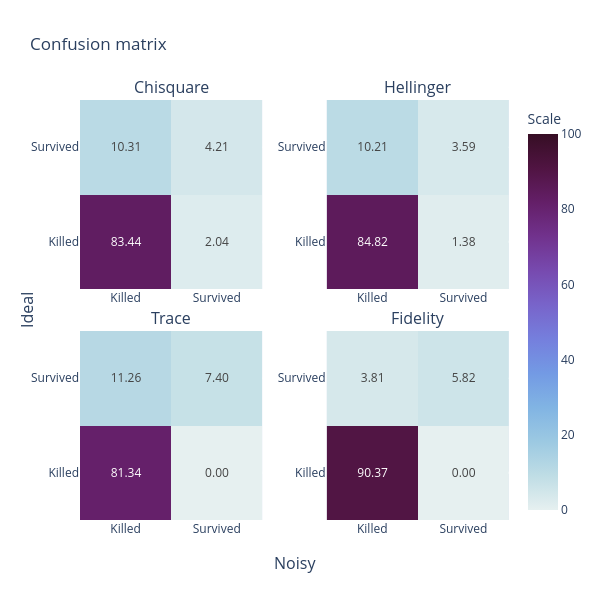

The code cell stored with this chart in its notebook:
### Code cell
fig = make_subplots(rows=2, cols=2,
                    subplot_titles=('Chisquare', 'Hellinger', 'Trace', 'Fidelity'), x_title='Noisy', y_title='Ideal', horizontal_spacing=0.15,vertical_spacing=0.1)
# Define a function to create a heatmap with annotations
def create_heatmap(data, row, col, showscale):
    fig.add_trace(
        go.Heatmap(
            z=data,
            text=data,  # Use the same data for annotations
            colorscale='Dense',
            colorbar=dict(title='Scale'),
            zmin=0, zmax=100,
            showscale=showscale,
            texttemplate='%{text:.2f}',  # Format the text annotations
            textfont=dict(size=12)
        ),
        row=row, col=col
    )
    
    fig.update_xaxes(tickvals=[0, 1], ticktext=['Killed', 'Survived'], row=row, col=col)
    fig.update_yaxes(tickvals=[0, 1], ticktext=['Killed', 'Survived'], row=row, col=col)

# Add heatmaps to subplots
create_heatmap(confusion_matrix_chisquare, row=1, col=1, showscale=True)
create_heatmap(confusion_matrix_hellinger, row=1, col=2, showscale=False)
create_heatmap(confusion_matrix_trace, row=2, col=1, showscale=False)
create_heatmap(confusion_matrix_fidelity, row=2, col=2, showscale=False)

fig.update_layout(
    title_text='Confusion matrix',
    height=600,
    width=600,
    showlegend=False
)

fig.show()

### Figure 1 — Plotly figure (JSON) as saved in the notebook; plotly's stock layout.template omitted (floating-point values rounded to 4 significant figures)
{"data": [{"colorbar": {"title": {"text": "Scale"}}, "colorscale": [[0.0, "rgb(230, 240, 240)"], [0.09091, "rgb(191, 221, 229)"], [0.1818, "rgb(156, 201, 226)"], [0.2727, "rgb(129, 180, 227)"], [0.3636, "rgb(115, 154, 228)"], [0.4545, "rgb(117, 127, 221)"], [0.5455, "rgb(120, 100, 202)"], [0.6364, "rgb(119, 74, 175)"], [0.7273, "rgb(113, 50, 141)"], [0.8182, "rgb(100, 31, 104)"], [0.9091, "rgb(80, 20, 66)"], [1.0, "rgb(54, 14, 36)"]], "showscale": true, "text": [[83.44, 2.039], [10.31, 4.211]], "textfont": {"size": 12}, "texttemplate": "%{text:.2f}", "z": [[83.44, 2.039], [10.31, 4.211]], "zmax": 100, "zmin": 0, "type": "heatmap", "xaxis": "x", "yaxis": "y"}, {"colorbar": {"title": {"text": "Scale"}}, "colorscale": [[0.0, "rgb(230, 240, 240)"], [0.09091, "rgb(191, 221, 229)"], [0.1818, "rgb(156, 201, 226)"], [0.2727, "rgb(129, 180, 227)"], [0.3636, "rgb(115, 154, 228)"], [0.4545, "rgb(117, 127, 221)"], [0.5455, "rgb(120, 100, 202)"], [0.6364, "rgb(119, 74, 175)"], [0.7273, "rgb(113, 50, 141)"], [0.8182, "rgb(100, 31, 104)"], [0.9091, "rgb(80, 20, 66)"], [1.0, "rgb(54, 14, 36)"]], "showscale": false, "text": [[84.82, 1.384], [10.21, 3.586]], "textfont": {"size": 12}, "texttemplate": "%{text:.2f}", "z": [[84.82, 1.384], [10.21, 3.586]], "zmax": 100, "zmin": 0, "type": "heatmap", "xaxis": "x2", "yaxis": "y2"}, {"colorbar": {"title": {"text": "Scale"}}, "colorscale": [[0.0, "rgb(230, 240, 240)"], [0.09091, "rgb(191, 221, 229)"], [0.1818, "rgb(156, 201, 226)"], [0.2727, "rgb(129, 180, 227)"], [0.3636, "rgb(115, 154, 228)"], [0.4545, "rgb(117, 127, 221)"], [0.5455, "rgb(120, 100, 202)"], [0.6364, "rgb(119, 74, 175)"], [0.7273, "rgb(113, 50, 141)"], [0.8182, "rgb(100, 31, 104)"], [0.9091, "rgb(80, 20, 66)"], [1.0, "rgb(54, 14, 36)"]], "showscale": false, "text": [[81.34, 0.0], [11.26, 7.396]], "textfont": {"size": 12}, "texttemplate": "%{text:.2f}", "z": [[81.34, 0.0], [11.26, 7.396]], "zmax": 100, "zmin": 0, "type": "heatmap", "xaxis": "x3", "yaxis": "y3"}, {"colorbar": {"title": {"text": "Scale"}}, "colorscale": [[0.0, "rgb(230, 240, 240)"], [0.09091, "rgb(191, 221, 229)"], [0.1818, "rgb(156, 201, 226)"], [0.2727, "rgb(129, 180, 227)"], [0.3636, "rgb(115, 154, 228)"], [0.4545, "rgb(117, 127, 221)"], [0.5455, "rgb(120, 100, 202)"], [0.6364, "rgb(119, 74, 175)"], [0.7273, "rgb(113, 50, 141)"], [0.8182, "rgb(100, 31, 104)"], [0.9091, "rgb(80, 20, 66)"], [1.0, "rgb(54, 14, 36)"]], "showscale": false, "text": [[90.37, 0.0], [3.81, 5.818]], "textfont": {"size": 12}, "texttemplate": "%{text:.2f}", "z": [[90.37, 0.0], [3.81, 5.818]], "zmax": 100, "zmin": 0, "type": "heatmap", "xaxis": "x4", "yaxis": "y4"}], "layout": {"xaxis": {"anchor": "y", "domain": [0.0, 0.425], "tickvals": [0, 1], "ticktext": ["Killed", "Survived"]}, "yaxis": {"anchor": "x", "domain": [0.55, 1.0], "tickvals": [0, 1], "ticktext": ["Killed", "Survived"]}, "xaxis2": {"anchor": "y2", "domain": [0.575, 1.0], "tickvals": [0, 1], "ticktext": ["Killed", "Survived"]}, "yaxis2": {"anchor": "x2", "domain": [0.55, 1.0], "tickvals": [0, 1], "ticktext": ["Killed", "Survived"]}, "xaxis3": {"anchor": "y3", "domain": [0.0, 0.425], "tickvals": [0, 1], "ticktext": ["Killed", "Survived"]}, "yaxis3": {"anchor": "x3", "domain": [0.0, 0.45], "tickvals": [0, 1], "ticktext": ["Killed", "Survived"]}, "xaxis4": {"anchor": "y4", "domain": [0.575, 1.0], "tickvals": [0, 1], "ticktext": ["Killed", "Survived"]}, "yaxis4": {"anchor": "x4", "domain": [0.0, 0.45], "tickvals": [0, 1], "ticktext": ["Killed", "Survived"]}, "annotations": [{"font": {"size": 16}, "showarrow": false, "text": "Chisquare", "x": 0.2125, "xanchor": "center", "xref": "paper", "y": 1.0, "yanchor": "bottom", "yref": "paper"}, {"font": {"size": 16}, "showarrow": false, "text": "Hellinger", "x": 0.7875, "xanchor": "center", "xref": "paper", "y": 1.0, "yanchor": "bottom", "yref": "paper"}, {"font": {"size": 16}, "showarrow": false, "text": "Trace", "x": 0.2125, "xanchor": "center", "xref": "paper", "y": 0.45, "yanchor": "bottom", "yref": "paper"}, {"font": {"size": 16}, "showarrow": false, "text": "Fidelity", "x": 0.7875, "xanchor": "center", "xref": "paper", "y": 0.45, "yanchor": "bottom", "yref": "paper"}, {"font": {"size": 16}, "showarrow": false, "text": "Noisy", "x": 0.5, "xanchor": "center", "xref": "paper", "y": 0, "yanchor": "top", "yref": "paper", "yshift": -30}, {"font": {"size": 16}, "showarrow": false, "text": "Ideal", "textangle": -90, "x": 0, "xanchor": "right", "xref": "paper", "xshift": -40, "y": 0.5, "yanchor": "middle", "yref": "paper"}], "title": {"text": "Confusion matrix"}, "height": 600, "width": 600, "showlegend": false}}
